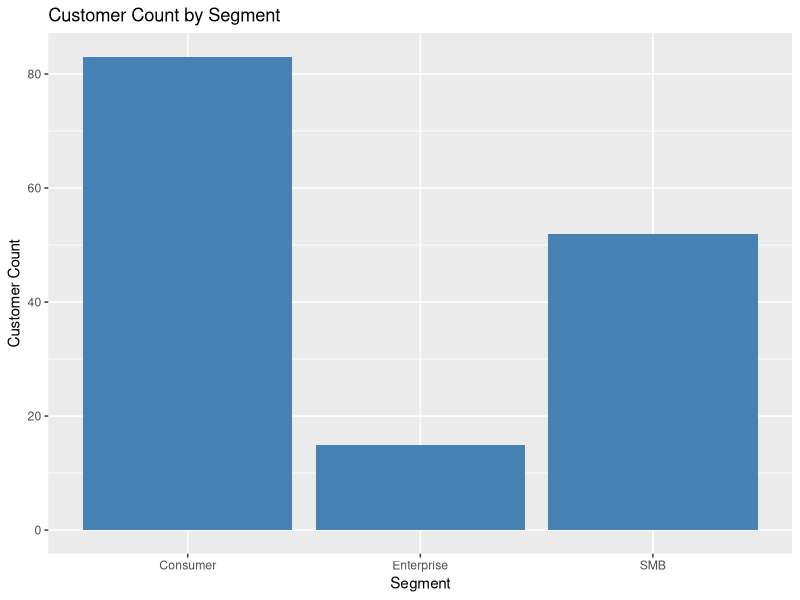
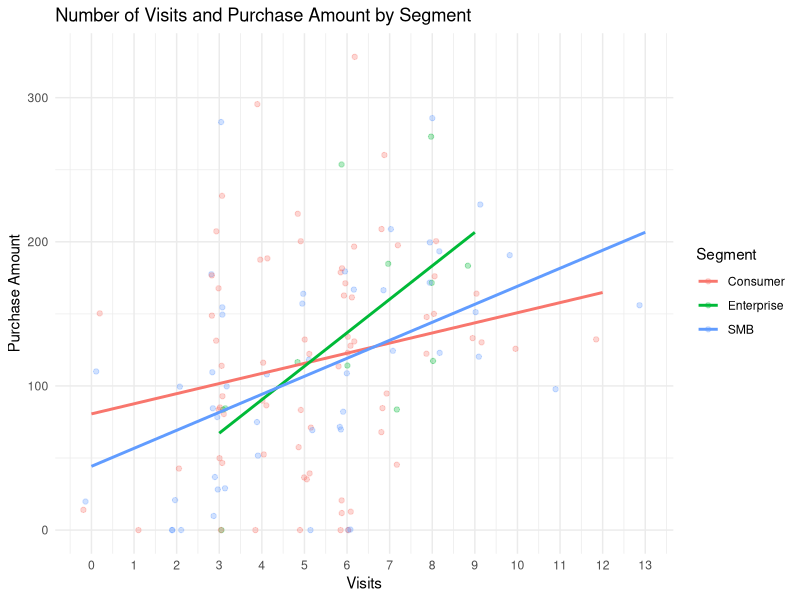
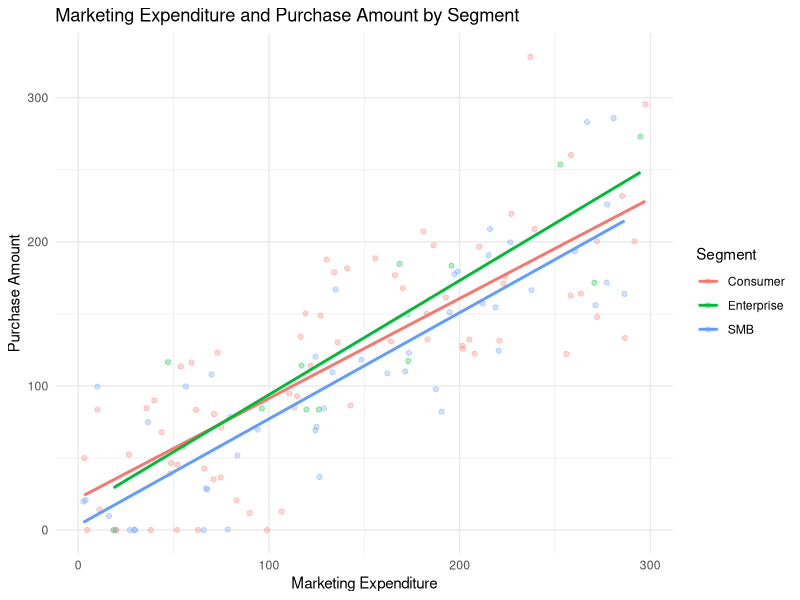

These charts were generated, in order, by the following R code:
## ---- chunk 1
library(tidyverse)
library(knitr)
library(kableExtra)
library(lubridate)
## ---- chunk 2
raw_dataset <- read_csv("data/32544804_Shruti Pillai.csv")
## ---- chunk 3
head(raw_dataset, 10)
glimpse(raw_dataset)
str(raw_dataset)
names(raw_dataset)
nrow(raw_dataset)
ncol(raw_dataset)
unique(raw_dataset$segment)
unique(raw_dataset$notes)
table(raw_dataset$notes, useNA = "ifany")
anyDuplicated(raw_dataset)
## ---- chunk 4
#Standardised notes section and checked if changes were correctly applied.

cleaned_dataset <- raw_dataset |>
    mutate(
        notes = na_if(notes, "N/A")
    )
table(cleaned_dataset$notes, useNA = "ifany")

#Standardised date format and checked if changes were correctly applied. Since this category won't be used in the analysis, it hasn't been perfectly cleaned.

cleaned_dataset <- cleaned_dataset |>
    mutate(
        signup_date = parse_date_time(signup_date, orders = c("ymd", "B d, Y", "dmy", "b d, Y"))  
    |> as.Date()
    )
table(cleaned_dataset$signup_date, useNA = "ifany")

#Converted visits from numeric to integer and checked if changes were correctly applied.

cleaned_dataset <- cleaned_dataset |>
    mutate(
        visits = as.integer(visits)
    )
str(cleaned_dataset$visits)

#Overall check
str(cleaned_dataset)
## ---- chunk 5
#| label: tbl-summary-stats
#| tbl-cap: "Summary Statistics by Segment"
cleaned_dataset |>
    group_by(segment) |>
    summarise(
        total_customers = n(),
        median_marketing_spend = median(marketing_spend, na.rm = TRUE),
        median_purchase_amount = median(purchase_amount, na.rm = TRUE),
        median_visits = median(visits, na.rm = TRUE),
        missing_purchases = sum(is.na(purchase_amount))
    ) |>
    kable(digits = 2)
## ---- chunk 6
#| label: fig-summary-plot
#| fig-cap: "Customer Count by Segment"
ggplot(cleaned_dataset, aes(x = segment)) + geom_bar(fill = "steelblue") +
    labs(
        title = "Customer Count by Segment",
        x = "Segment",
        y = "Customer Count"
        )
## ---- chunk 7
#| label: fig-plot-1
#| fig-cap: "Relationship between the number of visits and purchase amount by segment."

plot1_df <- cleaned_dataset |>
    filter(!is.na(purchase_amount))

ggplot(plot1_df, aes (x = visits, y = purchase_amount, color = segment)) + 
    geom_jitter(width = 0.2, alpha = 0.3) +
    geom_smooth(method = "lm", se = FALSE) +
    scale_x_continuous(breaks = 0:13) +
    labs(x = "Visits", 
    y = "Purchase Amount", 
    colour = "Segment", 
    title = "Number of Visits and Purchase Amount by Segment"
    ) + 
theme_minimal()
## ---- chunk 8
#| label: fig-plot-2
#| fig-cap: "Relationship between marketing expenditure and purchase amount by segment."

plot2_df <- cleaned_dataset |>
    filter(!is.na(purchase_amount))

ggplot(plot2_df, aes(x = marketing_spend, y = purchase_amount, color = segment)) +
    geom_point(alpha = 0.3) +
    geom_smooth(method = "lm", se = FALSE) +
    labs(
        x = "Marketing Expenditure", 
        y = "Purchase Amount", 
        colour = "Segment", 
        title = "Marketing Expenditure and Purchase Amount by Segment"
        ) +
    theme_minimal()
## ---- chunk 9
inline_df <- cleaned_dataset |>
    filter(!is.na(purchase_amount))

total_rows <- nrow(cleaned_dataset)
rows_actually_used <- nrow(inline_df)
median_purchase_amount <- median(inline_df$purchase_amount, na.rm = TRUE)
median_marketing_spend <- median(inline_df$marketing_spend, na.rm = TRUE)
